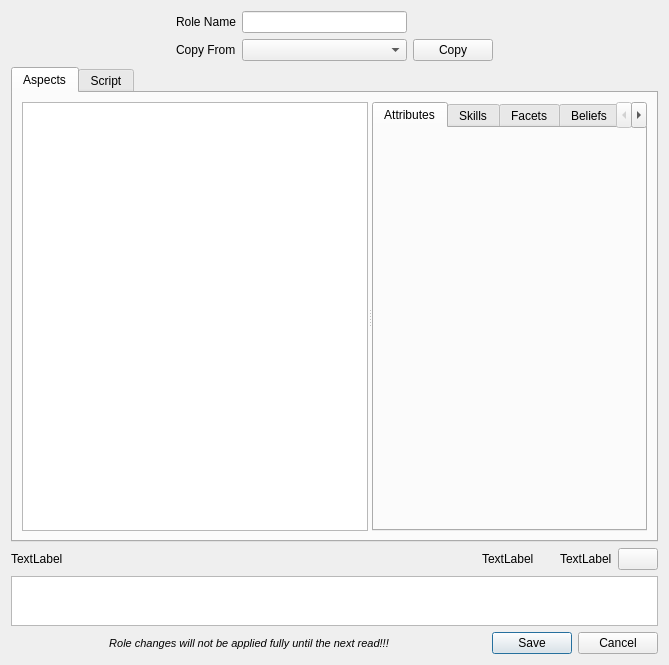
<?xml version="1.0" encoding="UTF-8"?>
<ui version="4.0">
 <class>RoleDialog</class>
 <widget class="QDialog" name="RoleDialog">
  <property name="geometry">
   <rect>
    <x>0</x>
    <y>0</y>
    <width>669</width>
    <height>665</height>
   </rect>
  </property>
  <property name="sizePolicy">
   <sizepolicy hsizetype="Expanding" vsizetype="Preferred">
    <horstretch>0</horstretch>
    <verstretch>0</verstretch>
   </sizepolicy>
  </property>
  <property name="windowTitle">
   <string>Custom Role</string>
  </property>
  <property name="windowIcon">
   <iconset resource="../resources.qrc">
    <normaloff>:/img/hammer.png</normaloff>:/img/hammer.png</iconset>
  </property>
  <layout class="QGridLayout" name="gridLayout_2">
   <item row="1" column="1">
    <widget class="QTabWidget" name="tab_widget">
     <property name="currentIndex">
      <number>0</number>
     </property>
     <widget class="QWidget" name="aspects_tab">
      <attribute name="title">
       <string>Aspects</string>
      </attribute>
      <layout class="QVBoxLayout" name="verticalLayout_2">
       <item>
        <widget class="QSplitter" name="splitter">
         <property name="orientation">
          <enum>Qt::Horizontal</enum>
         </property>
         <widget class="QTreeView" name="tree_aspects">
          <property name="mouseTracking">
           <bool>true</bool>
          </property>
         </widget>
         <widget class="QTabWidget" name="tab_game_data">
          <property name="currentIndex">
           <number>0</number>
          </property>
          <widget class="SearchFilterTreeView" name="attribute_list">
           <property name="expand_collapse_hidden" stdset="0">
            <bool>true</bool>
           </property>
           <attribute name="title">
            <string>Attributes</string>
           </attribute>
          </widget>
          <widget class="SearchFilterTreeView" name="skill_list">
           <property name="expand_collapse_hidden" stdset="0">
            <bool>true</bool>
           </property>
           <attribute name="title">
            <string>Skills</string>
           </attribute>
          </widget>
          <widget class="SearchFilterTreeView" name="facet_list">
           <property name="expand_collapse_hidden" stdset="0">
            <bool>true</bool>
           </property>
           <attribute name="title">
            <string>Facets</string>
           </attribute>
          </widget>
          <widget class="SearchFilterTreeView" name="belief_list">
           <property name="expand_collapse_hidden" stdset="0">
            <bool>true</bool>
           </property>
           <attribute name="title">
            <string>Beliefs</string>
           </attribute>
          </widget>
          <widget class="SearchFilterTreeView" name="goal_list">
           <property name="expand_collapse_hidden" stdset="0">
            <bool>true</bool>
           </property>
           <attribute name="title">
            <string>Goals</string>
           </attribute>
          </widget>
          <widget class="SearchFilterTreeView" name="preference_list">
           <attribute name="title">
            <string>Preferences</string>
           </attribute>
          </widget>
         </widget>
        </widget>
       </item>
      </layout>
     </widget>
     <widget class="QWidget" name="script_tab">
      <attribute name="title">
       <string>Script</string>
      </attribute>
      <layout class="QVBoxLayout" name="verticalLayout">
       <item>
        <widget class="QTextEdit" name="te_script">
         <property name="sizePolicy">
          <sizepolicy hsizetype="Expanding" vsizetype="Expanding">
           <horstretch>0</horstretch>
           <verstretch>0</verstretch>
          </sizepolicy>
         </property>
         <property name="statusTip">
          <string>&lt;b&gt;&lt;font color=red&gt;WARNING: Any script set will be used in place of any attributes, skills, traits or preferences specified!!!&lt;/font&gt;&lt;/b&gt;</string>
         </property>
         <property name="whatsThis">
          <string>&lt;b&gt;&lt;font color=red&gt;WARNING: Any script set will be used in place of any attributes, skills, traits or preferences specified!!!&lt;/font&gt;&lt;/b&gt;</string>
         </property>
         <property name="acceptRichText">
          <bool>false</bool>
         </property>
        </widget>
       </item>
      </layout>
     </widget>
    </widget>
   </item>
   <item row="4" column="1">
    <widget class="QTextEdit" name="txt_status_tip">
     <property name="maximumSize">
      <size>
       <width>16777215</width>
       <height>50</height>
      </size>
     </property>
     <property name="readOnly">
      <bool>true</bool>
     </property>
    </widget>
   </item>
   <item row="5" column="1">
    <layout class="QHBoxLayout" name="horizontalLayout_5">
     <item>
      <spacer name="horizontalSpacer_10">
       <property name="orientation">
        <enum>Qt::Horizontal</enum>
       </property>
       <property name="sizeHint" stdset="0">
        <size>
         <width>40</width>
         <height>20</height>
        </size>
       </property>
      </spacer>
     </item>
     <item>
      <widget class="QLabel" name="label_2">
       <property name="font">
        <font>
         <pointsize>8</pointsize>
         <italic>true</italic>
        </font>
       </property>
       <property name="text">
        <string>Role changes will not be applied fully until the next read!!!</string>
       </property>
       <property name="textFormat">
        <enum>Qt::AutoText</enum>
       </property>
       <property name="alignment">
        <set>Qt::AlignCenter</set>
       </property>
      </widget>
     </item>
     <item>
      <spacer name="horizontalSpacer">
       <property name="orientation">
        <enum>Qt::Horizontal</enum>
       </property>
       <property name="sizeHint" stdset="0">
        <size>
         <width>40</width>
         <height>20</height>
        </size>
       </property>
      </spacer>
     </item>
     <item>
      <widget class="QDialogButtonBox" name="button_box">
       <property name="standardButtons">
        <set>QDialogButtonBox::Cancel|QDialogButtonBox::Save</set>
       </property>
      </widget>
     </item>
    </layout>
   </item>
   <item row="3" column="1">
    <layout class="QHBoxLayout" name="horizontalLayout">
     <item>
      <widget class="QLabel" name="lbl_name">
       <property name="statusTip">
        <string>Select another dwarf to compare.</string>
       </property>
       <property name="text">
        <string>TextLabel</string>
       </property>
      </widget>
     </item>
     <item>
      <spacer name="horizontalSpacer_8">
       <property name="orientation">
        <enum>Qt::Horizontal</enum>
       </property>
       <property name="sizeHint" stdset="0">
        <size>
         <width>40</width>
         <height>20</height>
        </size>
       </property>
      </spacer>
     </item>
     <item>
      <widget class="QLabel" name="lbl_current">
       <property name="statusTip">
        <string>This is the current rating for this role. Note that this value is prior to comparison with the other dwarves.</string>
       </property>
       <property name="text">
        <string>TextLabel</string>
       </property>
      </widget>
     </item>
     <item>
      <spacer name="horizontalSpacer_9">
       <property name="orientation">
        <enum>Qt::Horizontal</enum>
       </property>
       <property name="sizeType">
        <enum>QSizePolicy::Fixed</enum>
       </property>
       <property name="sizeHint" stdset="0">
        <size>
         <width>20</width>
         <height>20</height>
        </size>
       </property>
      </spacer>
     </item>
     <item>
      <widget class="QLabel" name="lbl_new">
       <property name="statusTip">
        <string>This is the new rating for this role. Note that this value is prior to comparison with the other dwarves.</string>
       </property>
       <property name="text">
        <string>TextLabel</string>
       </property>
      </widget>
     </item>
     <item>
      <widget class="QPushButton" name="btn_refresh_ratings">
       <property name="sizePolicy">
        <sizepolicy hsizetype="Fixed" vsizetype="Fixed">
         <horstretch>0</horstretch>
         <verstretch>0</verstretch>
        </sizepolicy>
       </property>
       <property name="text">
        <string/>
       </property>
       <property name="icon">
        <iconset resource="../resources.qrc">
         <normaloff>:/img/refresh.png</normaloff>:/img/refresh.png</iconset>
       </property>
      </widget>
     </item>
    </layout>
   </item>
   <item row="0" column="1">
    <layout class="QGridLayout" name="gridLayout">
     <item row="1" column="1">
      <widget class="QLabel" name="label">
       <property name="text">
        <string>Copy From</string>
       </property>
      </widget>
     </item>
     <item row="0" column="1">
      <widget class="QLabel" name="lbl_role_name">
       <property name="text">
        <string>Role Name</string>
       </property>
      </widget>
     </item>
     <item row="0" column="2">
      <widget class="QLineEdit" name="le_role_name">
       <property name="toolTip">
        <string>The name of the role.</string>
       </property>
       <property name="statusTip">
        <string>Creating a custom role with the same name as a default role will override it in the default Roles view.</string>
       </property>
      </widget>
     </item>
     <item row="1" column="2">
      <widget class="QComboBox" name="cmb_copy">
       <property name="toolTip">
        <string>Target role to copy.</string>
       </property>
       <property name="statusTip">
        <string>Target role to copy.</string>
       </property>
      </widget>
     </item>
     <item row="1" column="3">
      <widget class="QPushButton" name="btn_copy">
       <property name="toolTip">
        <string>Copy the selected role.</string>
       </property>
       <property name="statusTip">
        <string>Copies all weights and aspects from the selected role.</string>
       </property>
       <property name="text">
        <string>Copy</string>
       </property>
      </widget>
     </item>
     <item row="1" column="4">
      <spacer name="horizontalSpacer_3">
       <property name="orientation">
        <enum>Qt::Horizontal</enum>
       </property>
       <property name="sizeHint" stdset="0">
        <size>
         <width>40</width>
         <height>20</height>
        </size>
       </property>
      </spacer>
     </item>
     <item row="1" column="0">
      <spacer name="horizontalSpacer_4">
       <property name="orientation">
        <enum>Qt::Horizontal</enum>
       </property>
       <property name="sizeHint" stdset="0">
        <size>
         <width>40</width>
         <height>20</height>
        </size>
       </property>
      </spacer>
     </item>
    </layout>
   </item>
  </layout>
  <action name="remove_action">
   <property name="icon">
    <iconset resource="../resources.qrc">
     <normaloff>:/img/minus-circle.png</normaloff>:/img/minus-circle.png</iconset>
   </property>
   <property name="text">
    <string>Remove</string>
   </property>
  </action>
  <action name="reset_default_weight_action">
   <property name="text">
    <string>Reset default weight</string>
   </property>
  </action>
  <action name="collapse_tree_aspects_action">
   <property name="text">
    <string>Collapse all</string>
   </property>
  </action>
  <action name="expand_tree_aspects_action">
   <property name="text">
    <string>Expand all</string>
   </property>
  </action>
  <action name="edit_weight_action">
   <property name="icon">
    <iconset resource="../resources.qrc">
     <normaloff>:/img/script_pencil.png</normaloff>:/img/script_pencil.png</iconset>
   </property>
   <property name="text">
    <string>Edit weight</string>
   </property>
   <property name="toolTip">
    <string>Edit the weight on this line</string>
   </property>
  </action>
 </widget>
 <customwidgets>
  <customwidget>
   <class>SearchFilterTreeView</class>
   <extends>QWidget</extends>
   <header>searchfiltertreeview.h</header>
   <container>1</container>
  </customwidget>
 </customwidgets>
 <resources>
  <include location="../resources.qrc"/>
 </resources>
 <connections>
  <connection>
   <sender>collapse_tree_aspects_action</sender>
   <signal>triggered()</signal>
   <receiver>tree_aspects</receiver>
   <slot>collapseAll()</slot>
   <hints>
    <hint type="sourcelabel">
     <x>-1</x>
     <y>-1</y>
    </hint>
    <hint type="destinationlabel">
     <x>191</x>
     <y>323</y>
    </hint>
   </hints>
  </connection>
  <connection>
   <sender>expand_tree_aspects_action</sender>
   <signal>triggered()</signal>
   <receiver>tree_aspects</receiver>
   <slot>expandAll()</slot>
   <hints>
    <hint type="sourcelabel">
     <x>-1</x>
     <y>-1</y>
    </hint>
    <hint type="destinationlabel">
     <x>191</x>
     <y>323</y>
    </hint>
   </hints>
  </connection>
  <connection>
   <sender>button_box</sender>
   <signal>accepted()</signal>
   <receiver>RoleDialog</receiver>
   <slot>accept()</slot>
   <hints>
    <hint type="sourcelabel">
     <x>570</x>
     <y>639</y>
    </hint>
    <hint type="destinationlabel">
     <x>334</x>
     <y>332</y>
    </hint>
   </hints>
  </connection>
  <connection>
   <sender>button_box</sender>
   <signal>rejected()</signal>
   <receiver>RoleDialog</receiver>
   <slot>reject()</slot>
   <hints>
    <hint type="sourcelabel">
     <x>570</x>
     <y>639</y>
    </hint>
    <hint type="destinationlabel">
     <x>334</x>
     <y>332</y>
    </hint>
   </hints>
  </connection>
 </connections>
</ui>
